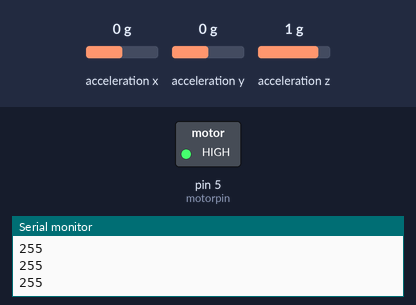
Bench run of a sketch on a simulated Arduino Leonardo, built with avr-gcc and run on an emulated ATmega32U4. Parts: switched loads named in the sketch (green lamp = pin HIGH), the last lines printed to the serial monitor. The inputs (shaded band) are chosen by the test bench; at power-on: acceleration z 1 g, acceleration x 0 g, acceleration y 0 g.

Above: at 1.2 s.
1.3 s: acceleration z set to 0.8 g
At 1.9 s:
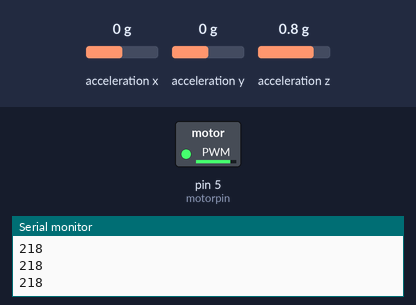
2.8 s: acceleration z set to -1.4 g
At 3.9 s:
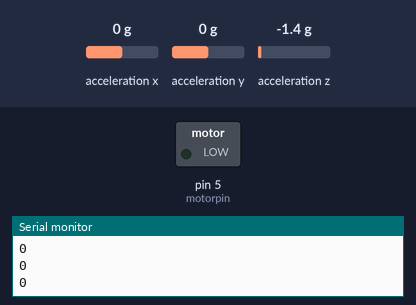
Timing chart, 0 to 5.8 s (numbered marks = the images above; inputs shaded):
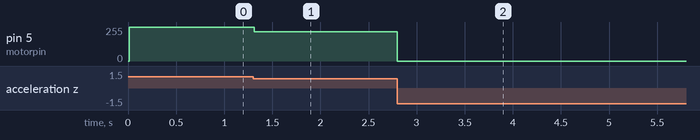

The sketch:

speedcontrol.ino
```cpp
// Basic demo for accelerometer readings from Adafruit LIS3DH

#include <Wire.h>
#include <SPI.h>
#include <Adafruit_LIS3DH.h>
#include <Adafruit_Sensor.h>

// Used for software SPI
#define LIS3DH_CLK 13
#define LIS3DH_MISO 12
#define LIS3DH_MOSI 11
// Used for hardware & software SPI
#define LIS3DH_CS 10

// software SPI
//Adafruit_LIS3DH lis = Adafruit_LIS3DH(LIS3DH_CS, LIS3DH_MOSI, LIS3DH_MISO, LIS3DH_CLK);
// hardware SPI
//Adafruit_LIS3DH lis = Adafruit_LIS3DH(LIS3DH_CS);
// I2C
Adafruit_LIS3DH lis = Adafruit_LIS3DH();


int motorpin = 5;
int motorspeed = 0;
float z = 0.0;
int deltat = 10;

void setup(void) {
  pinMode(motorpin,OUTPUT);
  analogWrite(motorpin,0);

  Serial.begin(9600);
  while (!Serial) delay(10);     // will pause Zero, Leonardo, etc until serial console opens

  Serial.println("LIS3DH test!");

  if (! lis.begin(0x18)) {   // change this to 0x19 for alternative i2c address
    Serial.println("Couldnt start");
    while (1) yield();
  }
  Serial.println("LIS3DH found!");

  lis.setRange(LIS3DH_RANGE_4_G);   // 2, 4, 8 or 16 G!

  Serial.print("Range = "); Serial.print(2 << lis.getRange());
  Serial.println("G");
}

void loop() {

  lis.read();      // get X Y and Z data at once

  /* Or....get a new sensor event, normalized */
  sensors_event_t event;
  lis.getEvent(&event);

  /* Display the results (acceleration is measured in m/s^2) */

  z = event.acceleration.z;


  motorspeed = (z - 1.0)*255.0/8.0;
  if(z > 9.0){
    motorspeed = 255;
  }
  if(z < 1.0){
    motorspeed = 0;
  }


  analogWrite(motorpin,motorspeed);

  Serial.println(motorspeed);


  delay(deltat);

}
```

Measured:
- after the input at 1.3 s, pin 5 (motorpin): 255/255 → 218/255 at once
- after the input at 2.8 s, pin 5 (motorpin): 218/255 → 0/255 at once
